Frame 1 (no input): blank canvas, image omitted
Frame 60 (no input): blank canvas, image omitted
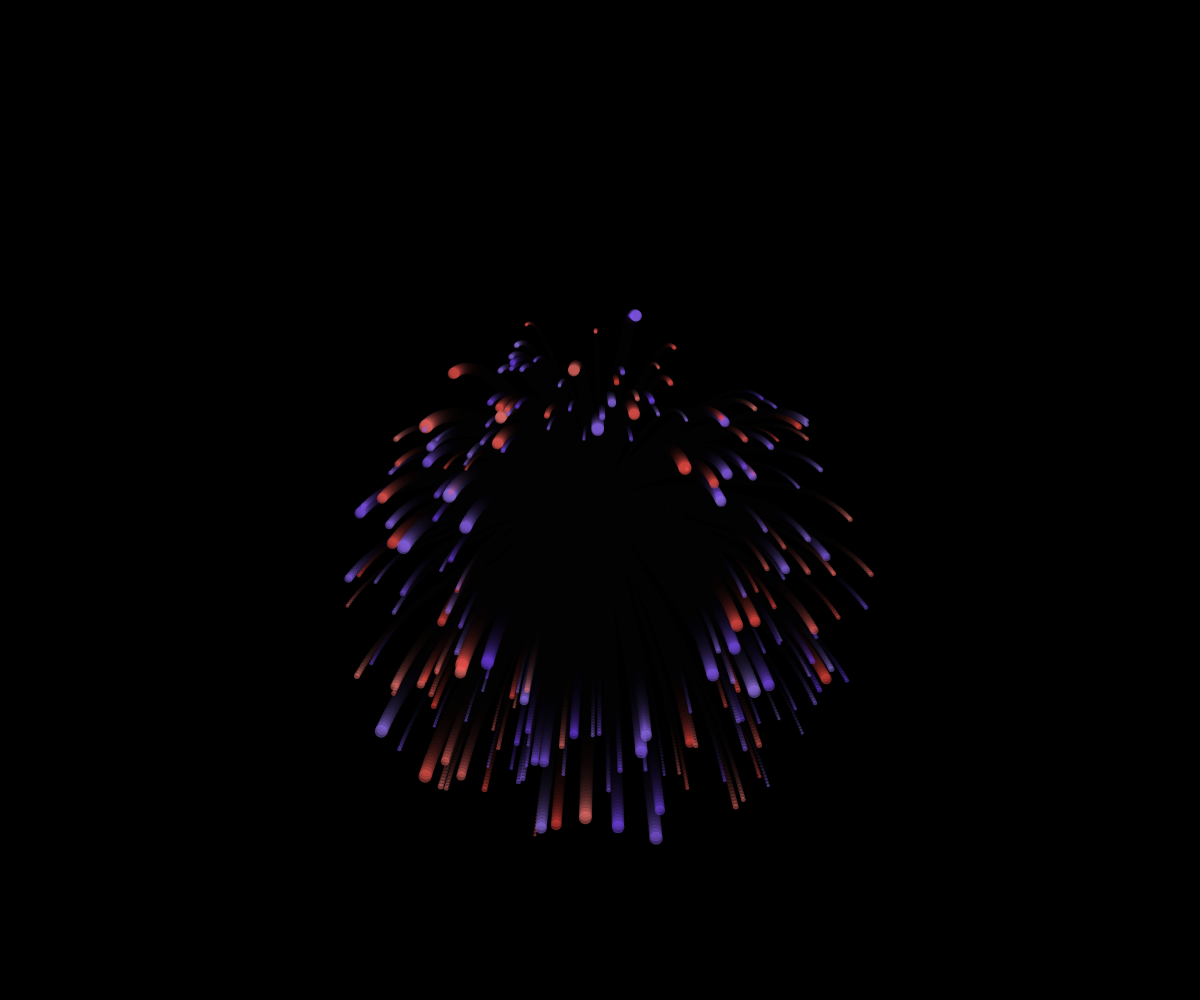
Frame 120 (the mouse pressed at the canvas centre since frame 60)

The p5.js sketch whose frames 1 and 60 were blank and that drew this single picture after the mouse press (run headless with seeded random() and noise() and a simulated clock; from frame 60 on, the mouse is pressed at the canvas centre):

// p5.js sketch
// ── sketch.js
let fireworks = [];
let gravity;

function setup() {
  createCanvas(windowWidth, windowHeight);
  colorMode(HSB, 360, 100, 100, 100);
  gravity = createVector(0, 0.07); // 略增强重力适配大尺寸
  background(0);
}

function windowResized() {
  resizeCanvas(windowWidth, windowHeight);
  background(0);
}

function draw() {
  background(0, 0, 0, 18);

  for (let i = fireworks.length - 1; i >= 0; i--) {
    fireworks[i].update();
    fireworks[i].show();

    if (fireworks[i].isDone()) {
      fireworks.splice(i, 1);
    }
  }
}

function mousePressed() {
  fireworks.push(new Firework(mouseX, mouseY));
}

// ============================
// Firework
// ============================

class Firework {
  constructor(x, y) {
    this.particles = [];

    let hue1 = random(360);
    let hue2 = (hue1 + random(80, 200)) % 360;

    // 🔥 粒子数量增加
    for (let i = 0; i < 220; i++) {
      let chosenHue = random() < 0.5 ? hue1 : hue2;
      this.particles.push(new Particle(x, y, chosenHue));
    }
  }

  update() {
    for (let p of this.particles) {
      p.update();
    }
  }

  show() {
    for (let p of this.particles) {
      p.show();
    }
  }

  isDone() {
    return this.particles.every(p => p.alpha <= 0);
  }
}

// ============================
// Particle
// ============================

class Particle {
  constructor(x, y, hue) {
    this.pos = createVector(x, y);

    let angle = random(TWO_PI);

    // 🔥 爆炸速度提升（扩大范围）
    let speed = random(5, 10);
    this.vel = p5.Vector.fromAngle(angle);
    this.vel.mult(speed);

    this.acc = gravity.copy();

    this.hue = hue;

    // 🎨 柔和饱和度
    this.sat = random(50, 75);
    this.brightness = random(90, 100);

    // 🌟 半径整体放大一倍
    this.radius = random() < 0.25
      ? random(8, 14)     // 大颗粒
      : random(3, 6);     // 小颗粒

    this.alpha = 100;
  }

  update() {
    this.vel.add(this.acc);
    this.vel.mult(0.97);
    this.pos.add(this.vel);

    // fade 慢一点，适配更大粒子
    this.alpha -= 0.9;
  }

  show() {
    noStroke();
    fill(this.hue, this.sat, this.brightness, this.alpha);
    circle(this.pos.x, this.pos.y, this.radius);
  }
}
